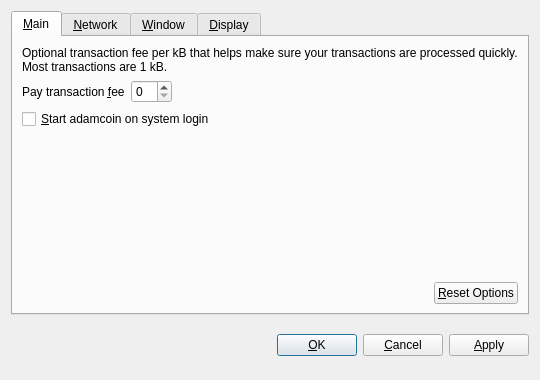
<?xml version="1.0" encoding="UTF-8"?>
<ui version="4.0">
 <class>OptionsDialog</class>
 <widget class="QDialog" name="OptionsDialog">
  <property name="geometry">
   <rect>
    <x>0</x>
    <y>0</y>
    <width>540</width>
    <height>380</height>
   </rect>
  </property>
  <property name="windowTitle">
   <string>Options</string>
  </property>
  <property name="modal">
   <bool>true</bool>
  </property>
  <layout class="QVBoxLayout" name="verticalLayout">
   <item>
    <widget class="QTabWidget" name="tabWidget">
     <property name="tabPosition">
      <enum>QTabWidget::North</enum>
     </property>
     <property name="currentIndex">
      <number>0</number>
     </property>
     <widget class="QWidget" name="tabMain">
      <attribute name="title">
       <string>&amp;Main</string>
      </attribute>
      <layout class="QVBoxLayout" name="verticalLayout_Main">
       <item>
        <widget class="QLabel" name="transactionFeeInfoLabel">
         <property name="text">
          <string>Optional transaction fee per kB that helps make sure your transactions are processed quickly. Most transactions are 1 kB.</string>
         </property>
         <property name="textFormat">
          <enum>Qt::PlainText</enum>
         </property>
         <property name="wordWrap">
          <bool>true</bool>
         </property>
        </widget>
       </item>
       <item>
        <layout class="QHBoxLayout" name="horizontalLayout_1_Main">
         <item>
          <widget class="QLabel" name="transactionFeeLabel">
           <property name="text">
            <string>Pay transaction &amp;fee</string>
           </property>
           <property name="textFormat">
            <enum>Qt::PlainText</enum>
           </property>
           <property name="buddy">
            <cstring>transactionFee</cstring>
           </property>
          </widget>
         </item>
         <item>
          <widget class="BitcoinAmountField" name="transactionFee"/>
         </item>
         <item>
          <spacer name="horizontalSpacer_1_Main">
           <property name="orientation">
            <enum>Qt::Horizontal</enum>
           </property>
           <property name="sizeHint" stdset="0">
            <size>
             <width>40</width>
             <height>20</height>
            </size>
           </property>
          </spacer>
         </item>
        </layout>
       </item>
       <item>
        <widget class="QCheckBox" name="bitcoinAtStartup">
         <property name="toolTip">
          <string>Automatically start adamcoin after logging in to the system.</string>
         </property>
         <property name="text">
          <string>&amp;Start adamcoin on system login</string>
         </property>
        </widget>
       </item>
       <item>
        <spacer name="verticalSpacer_Main">
         <property name="orientation">
          <enum>Qt::Vertical</enum>
         </property>
         <property name="sizeHint" stdset="0">
          <size>
           <width>20</width>
           <height>40</height>
          </size>
         </property>
        </spacer>
       </item>
       <item>
        <layout class="QHBoxLayout" name="horizontalLayout_2_Main">
         <item>
          <spacer name="horizontalSpacer_2_Main">
           <property name="orientation">
            <enum>Qt::Horizontal</enum>
           </property>
           <property name="sizeHint" stdset="0">
            <size>
             <width>40</width>
             <height>20</height>
            </size>
           </property>
          </spacer>
         </item>
         <item>
          <widget class="QPushButton" name="resetButton">
           <property name="toolTip">
            <string>Reset all client options to default.</string>
           </property>
           <property name="text">
            <string>&amp;Reset Options</string>
           </property>
           <property name="autoDefault">
            <bool>false</bool>
           </property>
          </widget>
         </item>
        </layout>
       </item>
      </layout>
     </widget>
     <widget class="QWidget" name="tabNetwork">
      <attribute name="title">
       <string>&amp;Network</string>
      </attribute>
      <layout class="QVBoxLayout" name="verticalLayout_Network">
       <item>
        <widget class="QCheckBox" name="mapPortUpnp">
         <property name="toolTip">
          <string>Automatically open the adamcoin client port on the router. This only works when your router supports UPnP and it is enabled.</string>
         </property>
         <property name="text">
          <string>Map port using &amp;UPnP</string>
         </property>
        </widget>
       </item>
       <item>
        <widget class="QCheckBox" name="connectSocks">
         <property name="toolTip">
          <string>Connect to the adamcoin network through a SOCKS proxy (e.g. when connecting through Tor).</string>
         </property>
         <property name="text">
          <string>&amp;Connect through SOCKS proxy:</string>
         </property>
        </widget>
       </item>
       <item>
        <layout class="QHBoxLayout" name="horizontalLayout_Network">
         <item>
          <widget class="QLabel" name="proxyIpLabel">
           <property name="text">
            <string>Proxy &amp;IP:</string>
           </property>
           <property name="textFormat">
            <enum>Qt::PlainText</enum>
           </property>
           <property name="buddy">
            <cstring>proxyIp</cstring>
           </property>
          </widget>
         </item>
         <item>
          <widget class="QValidatedLineEdit" name="proxyIp">
           <property name="maximumSize">
            <size>
             <width>140</width>
             <height>16777215</height>
            </size>
           </property>
           <property name="toolTip">
            <string>IP address of the proxy (e.g. 127.0.0.1)</string>
           </property>
          </widget>
         </item>
         <item>
          <widget class="QLabel" name="proxyPortLabel">
           <property name="text">
            <string>&amp;Port:</string>
           </property>
           <property name="textFormat">
            <enum>Qt::PlainText</enum>
           </property>
           <property name="buddy">
            <cstring>proxyPort</cstring>
           </property>
          </widget>
         </item>
         <item>
          <widget class="QLineEdit" name="proxyPort">
           <property name="maximumSize">
            <size>
             <width>55</width>
             <height>16777215</height>
            </size>
           </property>
           <property name="toolTip">
            <string>Port of the proxy (e.g. 9050)</string>
           </property>
          </widget>
         </item>
         <item>
          <widget class="QLabel" name="socksVersionLabel">
           <property name="text">
            <string>SOCKS &amp;Version:</string>
           </property>
           <property name="textFormat">
            <enum>Qt::PlainText</enum>
           </property>
           <property name="buddy">
            <cstring>socksVersion</cstring>
           </property>
          </widget>
         </item>
         <item>
          <widget class="QValueComboBox" name="socksVersion">
           <property name="toolTip">
            <string>SOCKS version of the proxy (e.g. 5)</string>
           </property>
          </widget>
         </item>
         <item>
          <spacer name="horizontalSpacer_Network">
           <property name="orientation">
            <enum>Qt::Horizontal</enum>
           </property>
           <property name="sizeHint" stdset="0">
            <size>
             <width>40</width>
             <height>20</height>
            </size>
           </property>
          </spacer>
         </item>
        </layout>
       </item>
       <item>
        <spacer name="verticalSpacer_Network">
         <property name="orientation">
          <enum>Qt::Vertical</enum>
         </property>
         <property name="sizeHint" stdset="0">
          <size>
           <width>20</width>
           <height>40</height>
          </size>
         </property>
        </spacer>
       </item>
      </layout>
     </widget>
     <widget class="QWidget" name="tabWindow">
      <attribute name="title">
       <string>&amp;Window</string>
      </attribute>
      <layout class="QVBoxLayout" name="verticalLayout_Window">
       <item>
        <widget class="QCheckBox" name="minimizeToTray">
         <property name="toolTip">
          <string>Show only a tray icon after minimizing the window.</string>
         </property>
         <property name="text">
          <string>&amp;Minimize to the tray instead of the taskbar</string>
         </property>
        </widget>
       </item>
       <item>
        <widget class="QCheckBox" name="minimizeOnClose">
         <property name="toolTip">
          <string>Minimize instead of exit the application when the window is closed. When this option is enabled, the application will be closed only after selecting Quit in the menu.</string>
         </property>
         <property name="text">
          <string>M&amp;inimize on close</string>
         </property>
        </widget>
       </item>
       <item>
        <spacer name="verticalSpacer_Window">
         <property name="orientation">
          <enum>Qt::Vertical</enum>
         </property>
         <property name="sizeHint" stdset="0">
          <size>
           <width>20</width>
           <height>40</height>
          </size>
         </property>
        </spacer>
       </item>
      </layout>
     </widget>
     <widget class="QWidget" name="tabDisplay">
      <attribute name="title">
       <string>&amp;Display</string>
      </attribute>
      <layout class="QVBoxLayout" name="verticalLayout_Display">
       <item>
        <layout class="QHBoxLayout" name="horizontalLayout_1_Display">
         <item>
          <widget class="QLabel" name="langLabel">
           <property name="text">
            <string>User Interface &amp;language:</string>
           </property>
           <property name="textFormat">
            <enum>Qt::PlainText</enum>
           </property>
           <property name="buddy">
            <cstring>lang</cstring>
           </property>
          </widget>
         </item>
         <item>
          <widget class="QValueComboBox" name="lang">
           <property name="toolTip">
            <string>The user interface language can be set here. This setting will take effect after restarting adamcoin.</string>
           </property>
          </widget>
         </item>
        </layout>
       </item>
       <item>
        <layout class="QHBoxLayout" name="horizontalLayout_2_Display">
         <item>
          <widget class="QLabel" name="unitLabel">
           <property name="text">
            <string>&amp;Unit to show amounts in:</string>
           </property>
           <property name="textFormat">
            <enum>Qt::PlainText</enum>
           </property>
           <property name="buddy">
            <cstring>unit</cstring>
           </property>
          </widget>
         </item>
         <item>
          <widget class="QValueComboBox" name="unit">
           <property name="toolTip">
            <string>Choose the default subdivision unit to show in the interface and when sending coins.</string>
           </property>
          </widget>
         </item>
        </layout>
       </item>
       <item>
        <widget class="QCheckBox" name="displayAddresses">
         <property name="toolTip">
          <string>Whether to show adamcoin addresses in the transaction list or not.</string>
         </property>
         <property name="text">
          <string>&amp;Display addresses in transaction list</string>
         </property>
        </widget>
       </item>
       <item>
        <widget class="QCheckBox" name="coinControlFeatures">
         <property name="toolTip">
          <string>Whether to show coin control features or not.</string>
         </property>
         <property name="text">
          <string>Display coin &amp;control features (experts only!)</string>
         </property>
        </widget>
       </item>
       <item>
        <spacer name="verticalSpacer_Display">
         <property name="orientation">
          <enum>Qt::Vertical</enum>
         </property>
         <property name="sizeHint" stdset="0">
          <size>
           <width>20</width>
           <height>40</height>
          </size>
         </property>
        </spacer>
       </item>
      </layout>
     </widget>
    </widget>
   </item>
   <item>
    <layout class="QHBoxLayout" name="horizontalLayout_Buttons">
     <item>
      <spacer name="horizontalSpacer_1">
       <property name="orientation">
        <enum>Qt::Horizontal</enum>
       </property>
       <property name="sizeHint" stdset="0">
        <size>
         <width>40</width>
         <height>48</height>
        </size>
       </property>
      </spacer>
     </item>
     <item>
      <widget class="QLabel" name="statusLabel">
       <property name="font">
        <font>
         <weight>75</weight>
         <bold>true</bold>
        </font>
       </property>
       <property name="text">
        <string/>
       </property>
       <property name="textFormat">
        <enum>Qt::PlainText</enum>
       </property>
       <property name="wordWrap">
        <bool>true</bool>
       </property>
      </widget>
     </item>
     <item>
      <spacer name="horizontalSpacer_2">
       <property name="orientation">
        <enum>Qt::Horizontal</enum>
       </property>
       <property name="sizeHint" stdset="0">
        <size>
         <width>40</width>
         <height>48</height>
        </size>
       </property>
      </spacer>
     </item>
     <item>
      <widget class="QPushButton" name="okButton">
       <property name="text">
        <string>&amp;OK</string>
       </property>
      </widget>
     </item>
     <item>
      <widget class="QPushButton" name="cancelButton">
       <property name="text">
        <string>&amp;Cancel</string>
       </property>
       <property name="autoDefault">
        <bool>false</bool>
       </property>
      </widget>
     </item>
     <item>
      <widget class="QPushButton" name="applyButton">
       <property name="text">
        <string>&amp;Apply</string>
       </property>
       <property name="autoDefault">
        <bool>false</bool>
       </property>
      </widget>
     </item>
    </layout>
   </item>
  </layout>
 </widget>
 <customwidgets>
  <customwidget>
   <class>BitcoinAmountField</class>
   <extends>QSpinBox</extends>
   <header>bitcoinamountfield.h</header>
  </customwidget>
  <customwidget>
   <class>QValueComboBox</class>
   <extends>QComboBox</extends>
   <header>qvaluecombobox.h</header>
  </customwidget>
  <customwidget>
   <class>QValidatedLineEdit</class>
   <extends>QLineEdit</extends>
   <header>qvalidatedlineedit.h</header>
  </customwidget>
 </customwidgets>
 <resources/>
 <connections/>
</ui>
